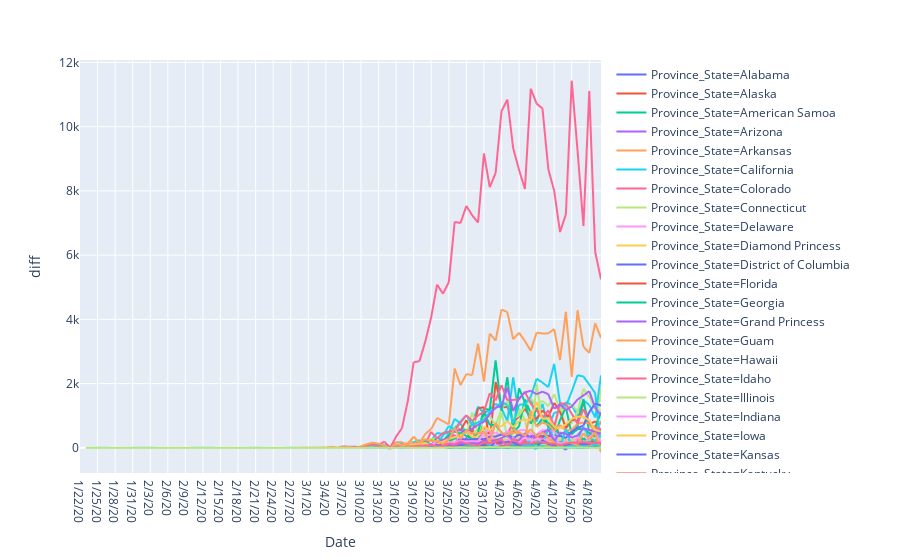

Notebook source saved alongside this figure:
### Code cell
fig = px.line(df_state, x='Date', y='diff', color='Province_State')
fig.show()
